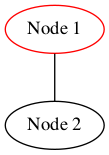

Source code (Python):
import pydot

# Create the graph
graph = pydot.Dot("my_graph", graph_type="graph", overlap=False, splines='true')


# Use color argument.
# Possible colours are basic names such as 'red', 'green', 'yellow', 'purple', 'orange'.
graph.add_node(pydot.Node("Node 1", color='red'))
graph.add_node(pydot.Node("Node 2"))

# Add edge
graph.add_edge(pydot.Edge("Node 1", "Node 2"))

# Save the output
graph.write_png("ChangeNodeLineColour.png")
